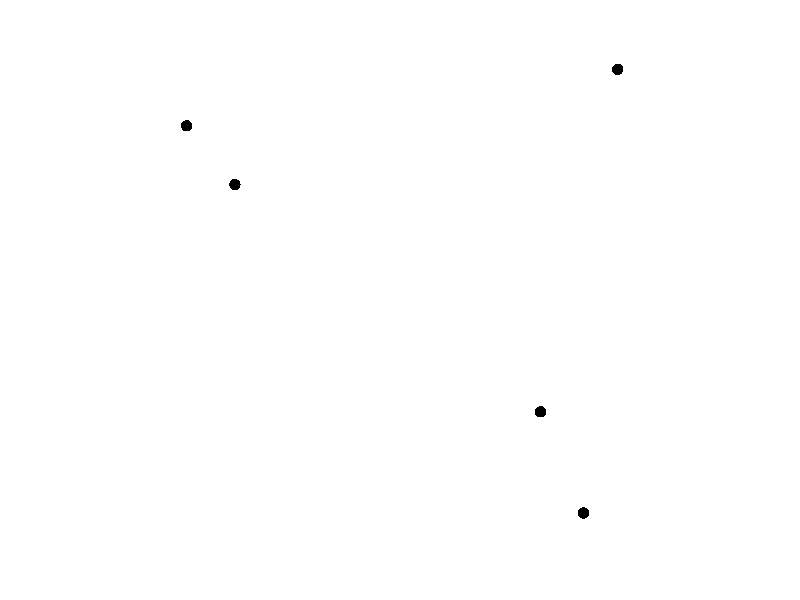

This chart was generated by the following MATLAB code: (Note: this script raises an error after producing the figure.)
clear all; close all; clc;

% ask users how many images they want
prompt = 'How many images?';
images = input(prompt)

for i = 1:images;

    % ask user the number of dots on screen
    prompt = 'How many dots? ';
    numPoints = input(prompt)

    % make the figure full screen
    FigH = figure('Position', get(0, 'Screensize'),'visible','off'); %remove 'visible','off'if you would like to display the figure
    
    % generate dots
    x = rand(1, numPoints);
    y = rand(1, numPoints);
    sz =25; %MarkerSize
    % plot white dots
    plot(x, y, 'k.','MarkerSize',sz);
    pbaspect([1 1 1]) % control the ratio of the axis, it is square here
    
    % make plot background black
    set(gca,'Color','w')
    % remove axis in plot
    set(gca,'XColor','none','YColor','none','TickDir','out') 
    % make background black
    set(gcf,'color','w')

    % save images
        % name of the file
        word1 = num2str(numPoints);
        word3 = '.jpg';
        str = strcat(word1, word3);
        % specify the directory to save images
        imagepath = pwd; % <path to store image>
        baseFileName = sprintf(str);
        fullFileName = fullfile(imagepath, 'data', baseFileName);  
    F = getframe(FigH);
    imwrite(F.cdata,  fullFileName)
    
end;